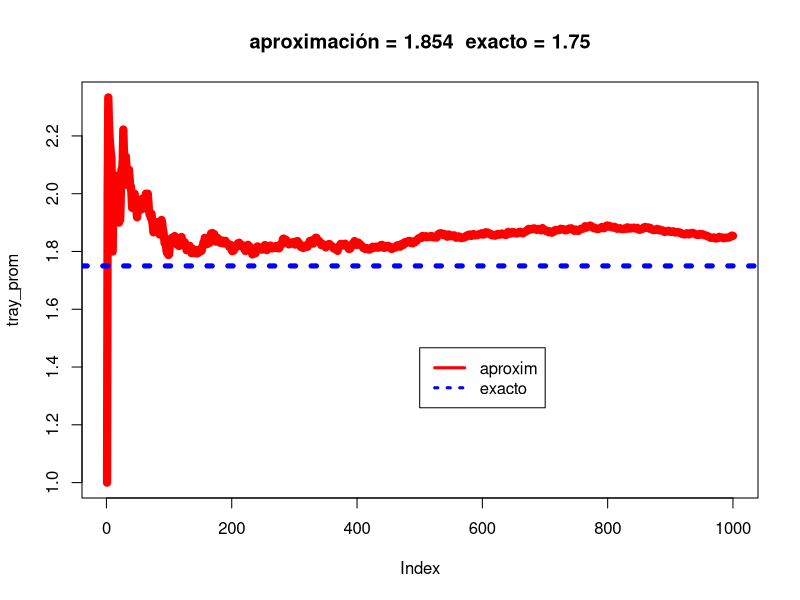

This chart was generated by the following R code:
#Valor exacto
ve <- 7/4
#Simulando
m <- 1000
resultados <- numeric(m)
i <- 0
repeat{
        i <- i + 1
        x <- sample(1:6,1) # lanz. de dado
        y <- rbinom(1,x,1/2) # lanz. de moneda
        resultados[i] <- y
        if(i == m){break}
}
aprox <- mean(resultados)
aprox
tray_prom <- cumsum(resultados)/1:m
plot(tray_prom,type = 'l',col='red',lwd=8)
title(paste('aproximación =',aprox,' exacto =',ve))
abline(h=ve,col='blue',lty=3,lwd=5)
rang <- max(tray_prom)-min(tray_prom)
legend(m/2,min(tray_prom)+0.35*rang,
       c('aproxim','exacto'),
       border = 'white', lwd=3, lty = c(1,3),
       col=c('red','blue'))
